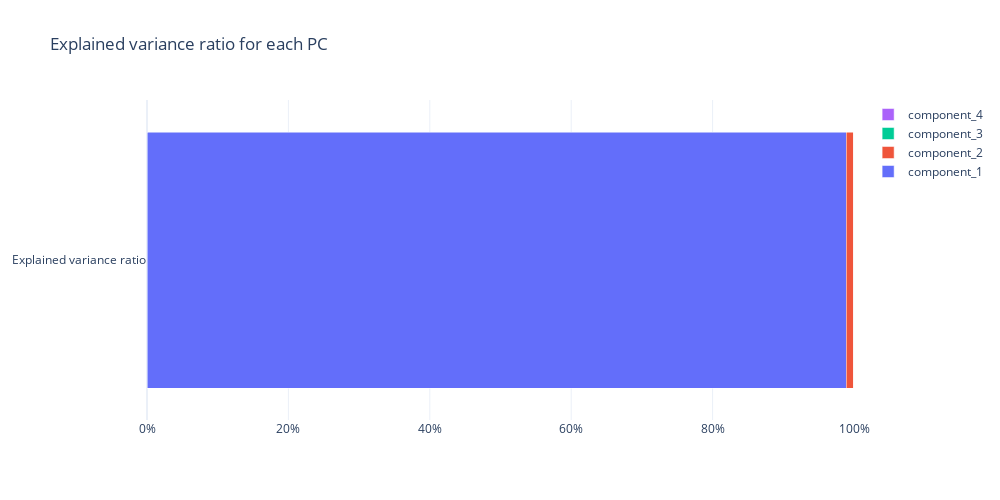

Notebook code for this chart:
### Code cell
# stacked bar chart view explained variance ratio
# pick up the appropriate number of component

component_names = [f"component_{i}" for i in range(1, len(selected_cols) + 1)]

fig = go.Figure(data=[
                      go.Bar(y=["Explained variance ratio"], x=[pca.explained_variance_ratio_[i]], name=component_names[i], orientation='h')
                      for i in range(len(selected_cols))
])


fig.update_layout(
    title_text="Explained variance ratio for each PC",
    height=500,
    width=1000,
    barmode="stack",
    xaxis={
    "tickformat": ',.0%',
    "range": [0,1]
  }
)

fig.show()

### Figure 1 — Plotly figure (JSON) as saved in the notebook; plotly's stock layout.template omitted (floating-point values rounded to 4 significant figures)
{"data": [{"name": "component_1", "orientation": "h", "type": "bar", "x": [0.9893], "y": ["Explained variance ratio"]}, {"name": "component_2", "orientation": "h", "type": "bar", "x": [0.01046], "y": ["Explained variance ratio"]}, {"name": "component_3", "orientation": "h", "type": "bar", "x": [0.0001838], "y": ["Explained variance ratio"]}, {"name": "component_4", "orientation": "h", "type": "bar", "x": [3.592e-05], "y": ["Explained variance ratio"]}], "layout": {"barmode": "stack", "height": 500, "title": {"text": "Explained variance ratio for each PC"}, "width": 1000, "xaxis": {"range": [0, 1], "tickformat": ",.0%"}}}
